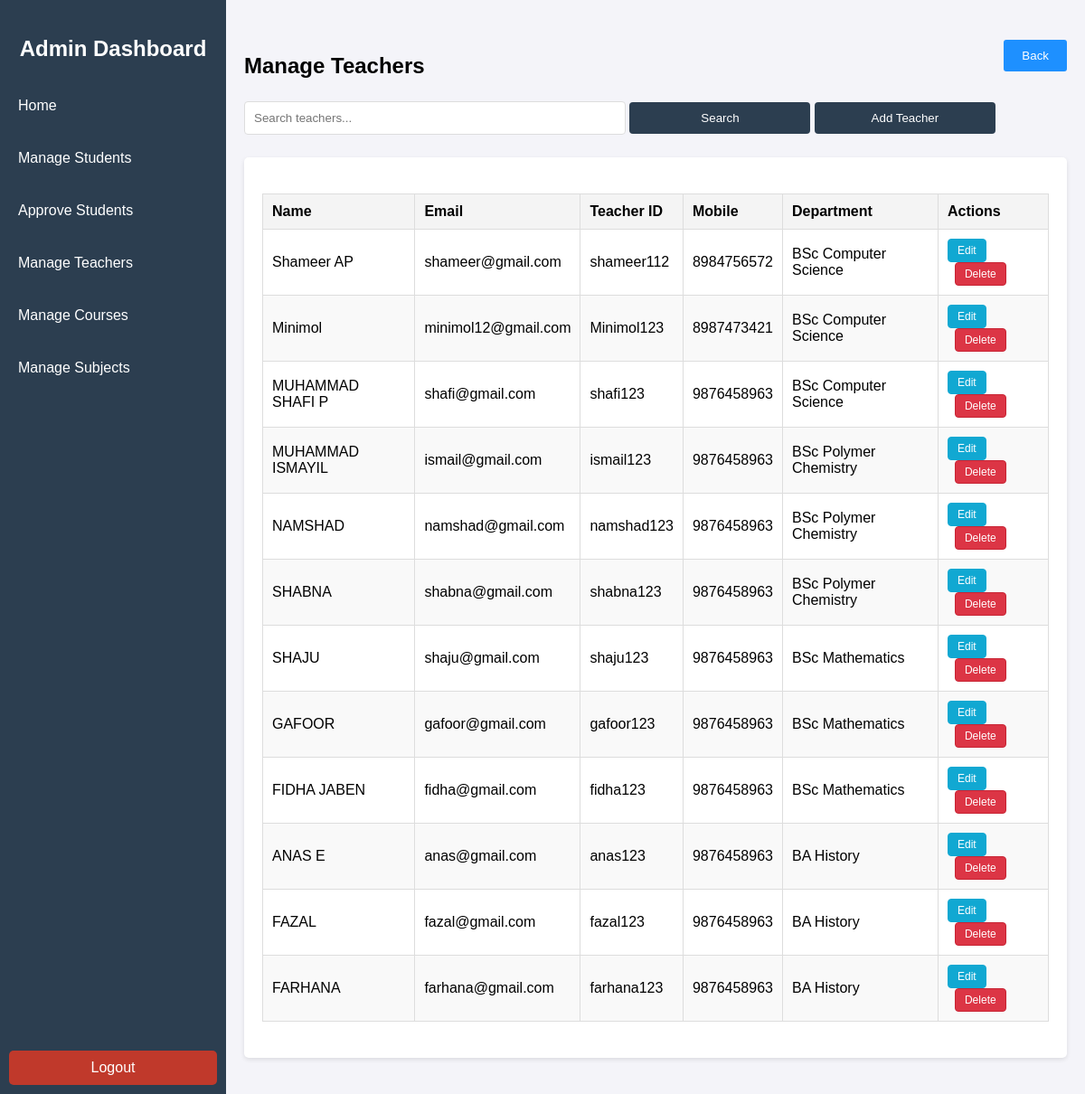
The app's page /manage-teacher/ with its own data.
### GradeWireapp/models.py (models this page shows, shortened)
class Teacher(models.Model):
    name=models.CharField(max_length=30)
    email=models.EmailField(unique=True)
    teacher_id=models.CharField(max_length=20,unique=True)
    mobile = models.CharField(max_length=10,default=' ')  # Changed from IntegerField to CharField
    password=models.CharField(max_length=15)
    department = models.ForeignKey(Course, on_delete=models.CASCADE)

class Course(models.Model):
    course_id = models.CharField(max_length=30,unique=True)
    course_name = models.CharField(max_length=30,unique=True,default= ' ')
    duration = models.CharField(max_length=25, default='3 Year', blank=True, null=True)

### GradeWireapp/views.py (the view)
# urls.py: path('manage-teacher/', views.manage_teacher_view,name='ManageTeacher'),
def manage_teacher_view(request):
    teachers = Teacher.objects.all()
    courses = Course.objects.all()
    return render(request, 'admin_mg_teacher.html', {'teacher': teachers, 'courses': courses})

### templates/admin_mg_teacher.html (shortened to what this page needs)
{% load static %}
<!DOCTYPE html>
<html lang="en">
<head>
    <link rel="stylesheet" type="text/css" href="{% static 'assets/css/admin-style.css'%}">
</head>
<body>
    <div class="menu-toggle" onclick="toggleSidebar()">☰ Menu</div>
    <div class="sidebar">
        <h2>Admin Dashboard</h2>
        <a href="{% url 'adminHome' %}" onclick="showSection('home')">Home</a>
        <a href="{% url 'ManageStudent' %}" >Manage Students</a>
        <a href="{% url 'approve_students' %}" >Approve Students</a>
        <a href="{% url 'ManageTeacher' %}" >Manage Teachers</a>
        <a href="{% url 'ManageCourse' %}" >Manage Courses</a>
        <a href="{% url 'ManageSubject' %}" >Manage Subjects</a>
        <a href="{% url 'logout' %}" class="logout" id="logoutButton" >Logout</a>
    </div>
    <div class="content">
        <button class="back-button" onclick="history.back()">Back</button>
        <div id="manage-teachers" class="section active">
            <h2>Manage Teachers</h2>
            <div class="form-container">
                <input type="text" id="searchTeacher" placeholder="Search teachers..." oninput="searchTeacher()" style="width: 400px;" />
                <button onclick="searchTeacher()" style="width: 200px;">Search</button>
                <button onclick="toggleTeacherView()" style="width: 200px;" id="addTeacherBtn">Add Teacher</button>
            </div>
            <div class="table-container" id="teacherTableContainer">
                <table>
                    <thead>
                        <tr>
                            <th>Name</th>
                            <th>Email</th>
                            <th>Teacher ID</th>
                            <th>Mobile</th>
                            <th>Department</th>
                            <th>Actions</th>
                        </tr>
                    </thead>
                    <tbody id="teacherTableBody">
                        {% for t in teacher %}
                        <tr>
                            <td>{{ t.name }}</td>
                            <td>{{ t.email }}</td>
                            <td>{{ t.teacher_id }}</td>
                            <td>{{ t.mobile }}</td>
                            <td>{{ t.department.course_name }}</td>
                            <td>
                                <a href="{% url 'edit_teacher' t.id %}" class="action-btn edit-btn">Edit</a>
                                <a href="{% url 'delete_teacher' t.id %}" onclick="return confirm('Are you sure you want to delete this teacher?');" class="action-btn delete-btn">Delete</a>
                            </td>
                        </tr>
                        {% endfor %}
                    </tbody>
                </table>
            </div>
        </div>
    </div>
</body>
</html>

### static/assets/css/admin-style.css (style rules this page uses)
body { margin: 0; font-family: Arial, sans-serif; background-color: #f4f4f9; }
.sidebar { position: fixed; top: 0; left: 0; width: 250px; height: 100%; background-color: #2c3e50; color: white; display: flex; flex-direction: column; padding-top: 20px; transition: transform 0.3s ease; }
.sidebar h2 { text-align: center; font-size: 24px; margin-bottom: 20px; color: #ffffff; }
.sidebar a { color: white; text-decoration: none; display: block; padding: 10px; margin: 10px 10px; border-radius: 5px; transition: background-color 0.3s; cursor: pointer; }
.sidebar .logout { margin-top: auto; background-color: #c0392b; text-align: center; margin-bottom:30px; }
.content { margin-left: 250px; padding: 20px; transition: margin-left 0.3s ease; }
.section { display: none; }
.section.active { display: block; }
.table-container { background: #fff; padding: 20px; border-radius: 5px; box-shadow: 0 2px 5px rgba(0, 0, 0, 0.1); overflow-x: auto; }
table { width: 100%; border-collapse: collapse; margin: 20px 0; font-size: 16px; }
table th, table td { text-align: left; padding: 10px; border: 1px solid #ddd; }
table th { background-color: #f4f4f4; font-weight: bold; }
table tbody tr:nth-child(even) { background-color: #f9f9f9; }
.form-container { margin-bottom: 20px; }
.form-container input, .form-container button { margin: 5px 0; padding: 10px; width: 300px; border: 1px solid #ddd; border-radius: 4px; }
.form-container button { background-color: #2c3e50; color: white; border: none; cursor: pointer; }

### templates/admin_mg_teacher.html (style rules this page uses)
.table-container { background: #fff; padding: 20px; border-radius: 5px; box-shadow: 0 2px 5px rgba(0, 0, 0, 0.1); overflow-x: auto; margin-bottom: 20px; }
table { width: 100%; border-collapse: collapse; margin: 20px 0; font-size: 16px; }
table th, table td { text-align: left; padding: 10px; border: 1px solid #ddd; }
table th { background-color: #f4f4f4; font-weight: bold; }
table tbody tr:nth-child(even) { background-color: #f9f9f9; }
.form-container { margin-bottom: 20px; }
.action-btn { padding: 5px 10px; text-decoration: none; font-size: 12px; border-radius: 4px; display: inline-block; transition: all 0.2s ease; }
.edit-btn { background-color: #11a8d2; color: #fff; border: 1px solid #11a8d2; }
.delete-btn { background-color: #dc3545; color: white; border: 1px solid #c82333; }
.action-btn + .action-btn { margin-left: 8px; }
.content { position: relative; }
.back-button { position: absolute; top: 25px; right: 20px; padding: 10px 20px; cursor: pointer; color: #fff; background-color: #1e90ff; border:none; border-radius: 3px; }

### records on screen
Teacher: name "Shameer AP", email "shameer@gmail.com", teacher_id "shameer112", mobile "8984756572", department.course_name "BSc Computer Science"
Teacher: name "Minimol", email "minimol12@gmail.com", teacher_id "Minimol123", mobile "8987473421", department.course_name "BSc Computer Science"
Teacher: name "MUHAMMAD SHAFI P", email "shafi@gmail.com", teacher_id "shafi123", mobile "9876458963", department.course_name "BSc Computer Science"
Teacher: name "MUHAMMAD ISMAYIL", email "ismail@gmail.com", teacher_id "ismail123", mobile "9876458963", department.course_name "BSc Polymer Chemistry"
Teacher: name "NAMSHAD", email "namshad@gmail.com", teacher_id "namshad123", mobile "9876458963", department.course_name "BSc Polymer Chemistry"
Teacher: name "SHABNA", email "shabna@gmail.com", teacher_id "shabna123", mobile "9876458963", department.course_name "BSc Polymer Chemistry"
Teacher: name "SHAJU", email "shaju@gmail.com", teacher_id "shaju123", mobile "9876458963", department.course_name "BSc Mathematics"
Teacher: name "GAFOOR", email "gafoor@gmail.com", teacher_id "gafoor123", mobile "9876458963", department.course_name "BSc Mathematics"
Teacher: name "FIDHA JABEN", email "fidha@gmail.com", teacher_id "fidha123", mobile "9876458963", department.course_name "BSc Mathematics"
Teacher: name "ANAS E", email "anas@gmail.com", teacher_id "anas123", mobile "9876458963", department.course_name "BA History"
Teacher: name "FAZAL", email "fazal@gmail.com", teacher_id "fazal123", mobile "9876458963", department.course_name "BA History"
Teacher: name "FARHANA", email "farhana@gmail.com", teacher_id "farhana123", mobile "9876458963", department.course_name "BA History"
